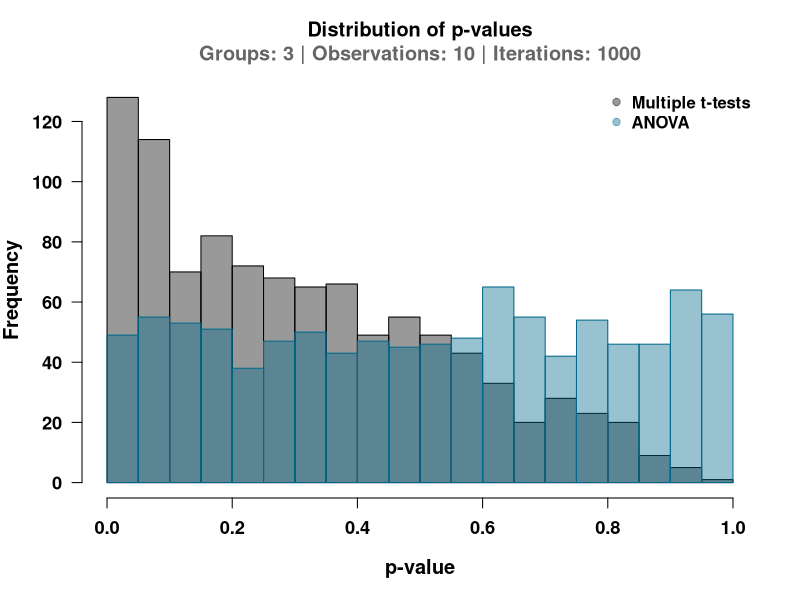

Here is the R script that generated this plot: (Note: this script raises an error after producing the figure.)
######################################################################################################
# Display distribution of p-values from multiple t-tests vs. ANOVA
# Author: Matt Grobis
#
# - Purpose: demonstrate flaws in multiple t-test comparisons
# - Requirements: 'scales' package
#
######################################################################################################
# Prerequisite: install 'scales' package if necessary
install.packages('scales')

#####################################################################################################
# The function
# - Summary:
#   o For each of n_groups, draw n_obs from a population that is normally distributed
#      x Because these groups are all drawn from the same distribution, they should not be
#        significantly different (i.e. p > 0.05)
#   o Perform all possible pairwise t-tests and record the lowest p-value
#   o Perform an ANOVA on all groups and record the p-value
#   o Do this n_iter times to form a distribution

false_pos<- function(n_groups = 3, n_obs = 10, n_iter = 1000, figure = T, 
                     verbose = T, pretty = T){
   
   # Create empty variables to store data
   t_test_p_vals <- c()
   anova_p_vals <- c()
   groups <- list()
   
   # Run through the iterations
   for(i in 1:n_iter){
      
      # Create the samples
      for(j in 1:n_groups){
         
         groups[[j]] <- rnorm(n_obs)  # Default mean = 0, SD = 1
         
      }
      
      # Generate all pairwise comparisons
      combinations <- combn(n_groups, 2)
      
      # Run the comparisons
      p_vals <- c()
      
      for(k in 1:ncol(combinations)){
         p_vals[k] <- t.test(groups[[combinations[1, k]]],
                             groups[[combinations[2, k]]])$p.value
         
      }
      
      # Save the lowest p-value 
      t_test_p_vals[i] <- min(p_vals)
      
      # Convert list to data frame for ANOVA
      pops_df <- data.frame("values" = unlist(groups),  
                            "group" = sort(rep(1:n_groups, n_obs)))
      
      # Run the ANOVA and save p-value
      anova_p_vals[i] <- summary(aov(values ~ group, data = pops_df))[[1]][["Pr(>F)"]][1]
      
      # Print % completion every 10 iterations
      if(verbose == T){
         if(i %%10 == 0){
            cat(round(i / n_iter * 100, 2), "% complete \n")
         }
      }
   }
   
   # If figure = T, display it
   if(figure == T){
      
      # Ensure 'scales' library is installed
      try(library(scales), outFile = print("Please install 'scales' library first"))
      
      par(mfrow = c(1,1))
      hist(t_test_p_vals, main = "Distribution of p-values\n", xlab = "p-value", font.lab = 2, 
           font.axis = 2, las = 1, breaks = 25, col = alpha("black", 0.4), xlim = c(0,1), 
           cex.lab = 1.2, cex.axis = 1.1)
      hist(anova_p_vals, main = "ANOVA", add = T, border = "deepskyblue4", breaks = 25,
           col = alpha("deepskyblue4", 0.4))
      title(paste0("\nGroups: ", n_groups, " | Observations: ", n_obs, " | Iterations: ", n_iter),
            col.main = "gray40")
      par(font = 2)
      legend("topright", bty = 'n', pch = 19, c("Multiple t-tests", "ANOVA"),
             col = c(alpha("black", 0.4), alpha("deepskyblue4", 0.4)))
      
   }
   
   # Save summary stats of t-tests vs. ANOVAs otherwise
   if(pretty == T){
      
      # Display probability of false positives
      cat("\n")
      cat("% iterations below p = 0.05:\nt-tests: ", 
          round(sum(t_test_p_vals < 0.05) / n_iter, 3) * 100, " | ANOVA: ",
          round(sum(anova_p_vals < 0.05) / n_iter, 3) * 100)
      cat("\n\n")
   }
   
   if(pretty == F){
      df <- data.frame("t-tests" = sum(t_test_p_vals < 0.05) / n_iter,
                       "ANOVA" = sum(anova_p_vals < 0.05) / n_iter)
      
      dists <- data.frame("stat" = names(summary(t_test_p_vals)),
                          "t-test" = as.vector(summary(t_test_p_vals)),
                          "ANOVA" = as.vector(summary(anova_p_vals)))
      
      L <- list(df, dists)
      names(L) <- c("Prop_iter_p<0.05", "Full")
      
      cat("\n")
      return(L)
      
   }
   
}

######################################################################################################
# Demo

# Defaults
false_pos()

# 100x n_obs: negligible decrease in false positive rate
false_pos(n_obs = 1000, n_pop = 3)

# 3x n_pop: ~3x increase in false positive rate
false_pos(n_pop = 6, n_obs = 10)

# Competing effects: n_pop wins
false_pos(n_pop = 6, n_obs = 1000)

####################################################################################################
# Parameter scan

# Set values of interest for n_obs and n_groups
range_n_obs <- c(2, 5, 50, 100, 250, 500, 1000, 2500, 5000)
range_n_groups <- 3:10

# Create empty matrices to store t-test and ANOVA p-values
t_test_vals <- anova_vals <- matrix(NA, nrow = length(range_n_groups), ncol = length(range_n_obs))

# Label the rows and columns
rownames(t_test_vals3) <- rownames(anova_vals3) <- range_n_groups3
colnames(t_test_vals3) <- colnames(anova_vals3) <- range_n_obs3

#-------------------------------------------------------------------------------------------
# For each number of groups
for(i in 1:length(range_n_groups)){
   
   # For each number of observations
   for(j in 1:length(range_n_obs)){
      
      # Print the values we're running
      cat("Processing: N groups =", range_n_groups[i], "| N observations =", range_n_obs[j])
      
      # Run the comparison
      values <- false_pos(n_groups = range_n_groups[i], n_obs = range_n_obs[j], 
                          verbose = F, figure = F, pretty = F)[['Prop_iter_p<0.05']]
      
      # Save the values
      t_test_vals[i, j] <- values$t.tests
      anova_vals[i, j] <- values$ANOVA
      
   }
   
}

#---------------------------------------------------------------------------------------------
#Now actually plot it
library(lattice)
library(RColorBrewer)
library(gridExtra)

# Set up color gradient with 10000 values between 0.0 and 0.7
# - Set bias in colorRampPalette so green values are below 0.05
breaks <- seq(0, 0.7, by=0.0001)
cols <- colorRampPalette(c("forestgreen", "yellow", "orange", 
                           "red", "brown", "black"), bias = 1.4)(length(breaks)-1)

# Save plots as variables
p1 <- levelplot(t_test_vals, at = breaks, col.regions = cols, xlab = " ", ylab = " ",
                main = "t-tests")

p2 <- levelplot(anova_vals, at=breaks, col.regions=cols, xlab = " ", ylab = " ",
                main = "ANOVA")

# Plot side-by-side comparison
grid.arrange(p1, p2, ncol = 2, 
             top = textGrob("Probability of false positive", 
                            gp = gpar(fontsize = 28, font = 2)),
             bottom = textGrob("Number of groups\n",
                               gp = gpar(fontsize = 16, font = 2)),
             left = textGrob("\nSample size",
                             gp = gpar(fontsize = 16, font = 2), rot = 90))
